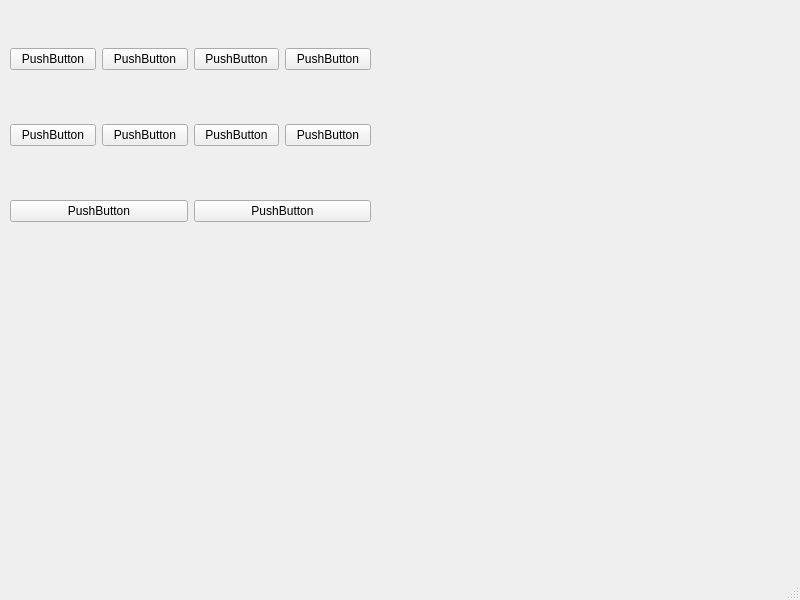
<?xml version="1.0" encoding="UTF-8"?>
<ui version="4.0">
 <class>MainWindow</class>
 <widget class="QMainWindow" name="MainWindow">
  <property name="geometry">
   <rect>
    <x>0</x>
    <y>0</y>
    <width>800</width>
    <height>600</height>
   </rect>
  </property>
  <property name="windowTitle">
   <string>MainWindow</string>
  </property>
  <widget class="QWidget" name="centralwidget">
   <widget class="QWidget" name="gridLayoutWidget">
    <property name="geometry">
     <rect>
      <x>10</x>
      <y>0</y>
      <width>361</width>
      <height>271</height>
     </rect>
    </property>
    <layout class="QGridLayout" name="gridLayout">
     <item row="1" column="1">
      <widget class="QPushButton" name="pushButton_6">
       <property name="text">
        <string>PushButton</string>
       </property>
      </widget>
     </item>
     <item row="0" column="2">
      <widget class="QPushButton" name="pushButton_4">
       <property name="text">
        <string>PushButton</string>
       </property>
      </widget>
     </item>
     <item row="1" column="2">
      <widget class="QPushButton" name="pushButton_7">
       <property name="text">
        <string>PushButton</string>
       </property>
      </widget>
     </item>
     <item row="0" column="0">
      <widget class="QPushButton" name="pushButton">
       <property name="text">
        <string>PushButton</string>
       </property>
      </widget>
     </item>
     <item row="1" column="0">
      <widget class="QPushButton" name="pushButton_2">
       <property name="text">
        <string>PushButton</string>
       </property>
      </widget>
     </item>
     <item row="0" column="3">
      <widget class="QPushButton" name="pushButton_5">
       <property name="text">
        <string>PushButton</string>
       </property>
      </widget>
     </item>
     <item row="1" column="3">
      <widget class="QPushButton" name="pushButton_8">
       <property name="text">
        <string>PushButton</string>
       </property>
      </widget>
     </item>
     <item row="0" column="1">
      <widget class="QPushButton" name="pushButton_3">
       <property name="text">
        <string>PushButton</string>
       </property>
      </widget>
     </item>
     <item row="2" column="0" colspan="2">
      <widget class="QPushButton" name="pushButton_9">
       <property name="text">
        <string>PushButton</string>
       </property>
      </widget>
     </item>
     <item row="2" column="2" colspan="2">
      <widget class="QPushButton" name="pushButton_10">
       <property name="text">
        <string>PushButton</string>
       </property>
      </widget>
     </item>
    </layout>
   </widget>
  </widget>
  <widget class="QMenuBar" name="menubar">
   <property name="geometry">
    <rect>
     <x>0</x>
     <y>0</y>
     <width>800</width>
     <height>23</height>
    </rect>
   </property>
  </widget>
  <widget class="QStatusBar" name="statusbar"/>
 </widget>
 <resources/>
 <connections/>
</ui>
